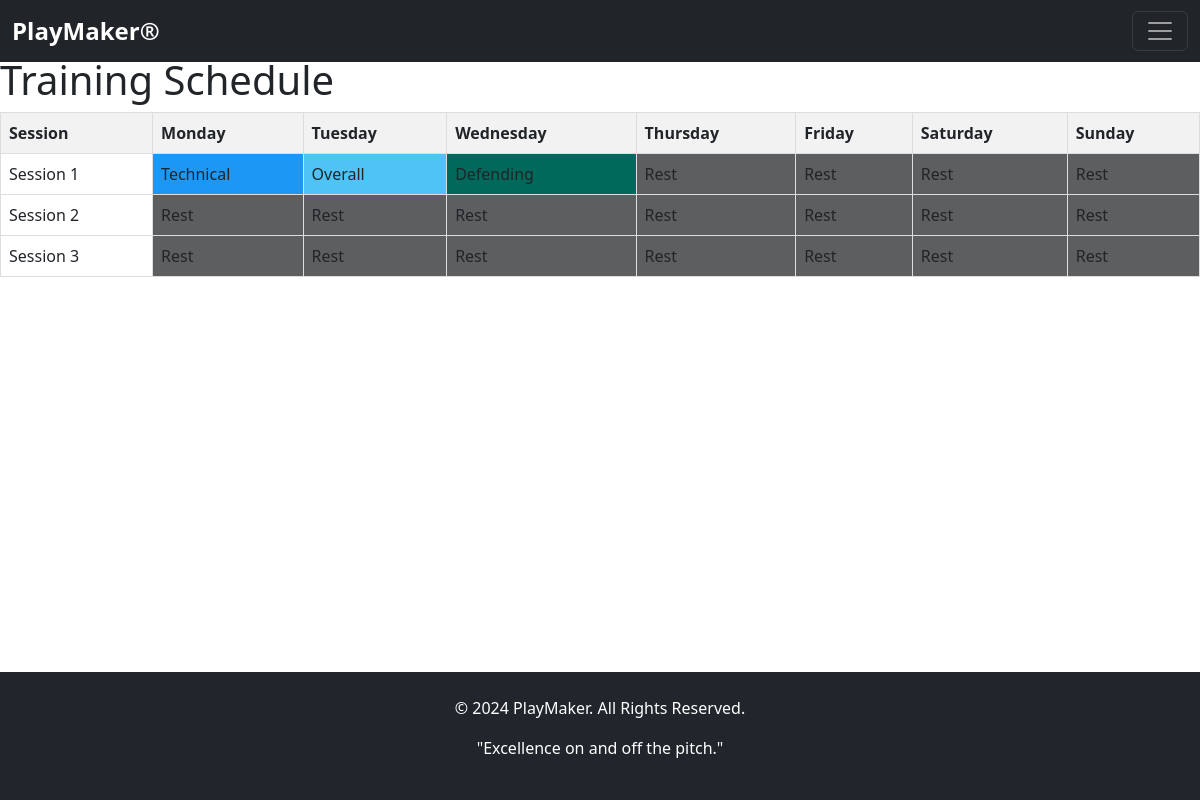
The page /view-schedule/ on the database its author committed.
### app01/models.py (models this page shows, shortened)
class TrainingSession(models.Model):
    SESSION_CHOICES = [
        ('Session 1', 'Session 1'),
        ('Session 2', 'Session 2'),
        ('Session 3', 'Session 3'),
    ]
    session_name = models.CharField(max_length=20, choices=SESSION_CHOICES)
    monday = models.CharField(max_length=50, default='Rest')
    tuesday = models.CharField(max_length=50, default='Rest')
    wednesday = models.CharField(max_length=50, default='Rest')
    thursday = models.CharField(max_length=50, default='Rest')
    friday = models.CharField(max_length=50, default='Rest')
    saturday = models.CharField(max_length=50, default='Rest')
    sunday = models.CharField(max_length=50, default='Rest')

### app01/views.py (the view)
# urls.py: path('view-schedule/', views.view_schedule, name='view_schedule'),
def view_schedule(request):
    sessions = TrainingSession.objects.all()
    return render(request, 'view_schedule.html', {'sessions': sessions})

### templates/view_schedule.html (shortened to what this page needs)
{% extends 'base.html' %}
{% load static %}
{% block content %}
<h1>Training Schedule</h1>
<table>
    <thead>
        <tr>
            <th>Session</th>
            <th>Monday</th>
            <th>Tuesday</th>
            <th>Wednesday</th>
            <th>Thursday</th>
            <th>Friday</th>
            <th>Saturday</th>
            <th>Sunday</th>
        </tr>
    </thead>
    <tbody>
        {% for session in sessions %}
        <tr>
            <td>{{ session.session_name }}</td>
            <td class="color-cell" data-value="{{ session.monday }}">{{ session.monday }}</td>
            <td class="color-cell" data-value="{{ session.tuesday }}">{{ session.tuesday }}</td>
            <td class="color-cell" data-value="{{ session.wednesday }}">{{ session.wednesday }}</td>
            <td class="color-cell" data-value="{{ session.thursday }}">{{ session.thursday }}</td>
            <td class="color-cell" data-value="{{ session.friday }}">{{ session.friday }}</td>
            <td class="color-cell" data-value="{{ session.saturday }}">{{ session.saturday }}</td>
            <td class="color-cell" data-value="{{ session.sunday }}">{{ session.sunday }}</td>
        </tr>
        {% endfor %}
    </tbody>
</table>
{% endblock %}

### templates/base.html (style rules this page uses)
html, body { height: 100%; margin: 0; padding: 0; display: flex; flex-direction: column; }

### templates/view_schedule.html (style rules this page uses)
table { width: 100%; border-collapse: collapse; }
th, td { border: 1px solid #ddd; padding: 8px; text-align: left; }
th { background-color: #f2f2f2; }

### rows shown on the page
TrainingSession: session_name "Session 1", monday "Technical", tuesday "Overall", wednesday "Defending", thursday "Rest", friday "Rest", saturday "Rest", sunday "Rest"
TrainingSession: session_name "Session 2", monday "Rest", tuesday "Rest", wednesday "Rest", thursday "Rest", friday "Rest", saturday "Rest", sunday "Rest"
TrainingSession: session_name "Session 3", monday "Rest", tuesday "Rest", wednesday "Rest", thursday "Rest", friday "Rest", saturday "Rest", sunday "Rest"
